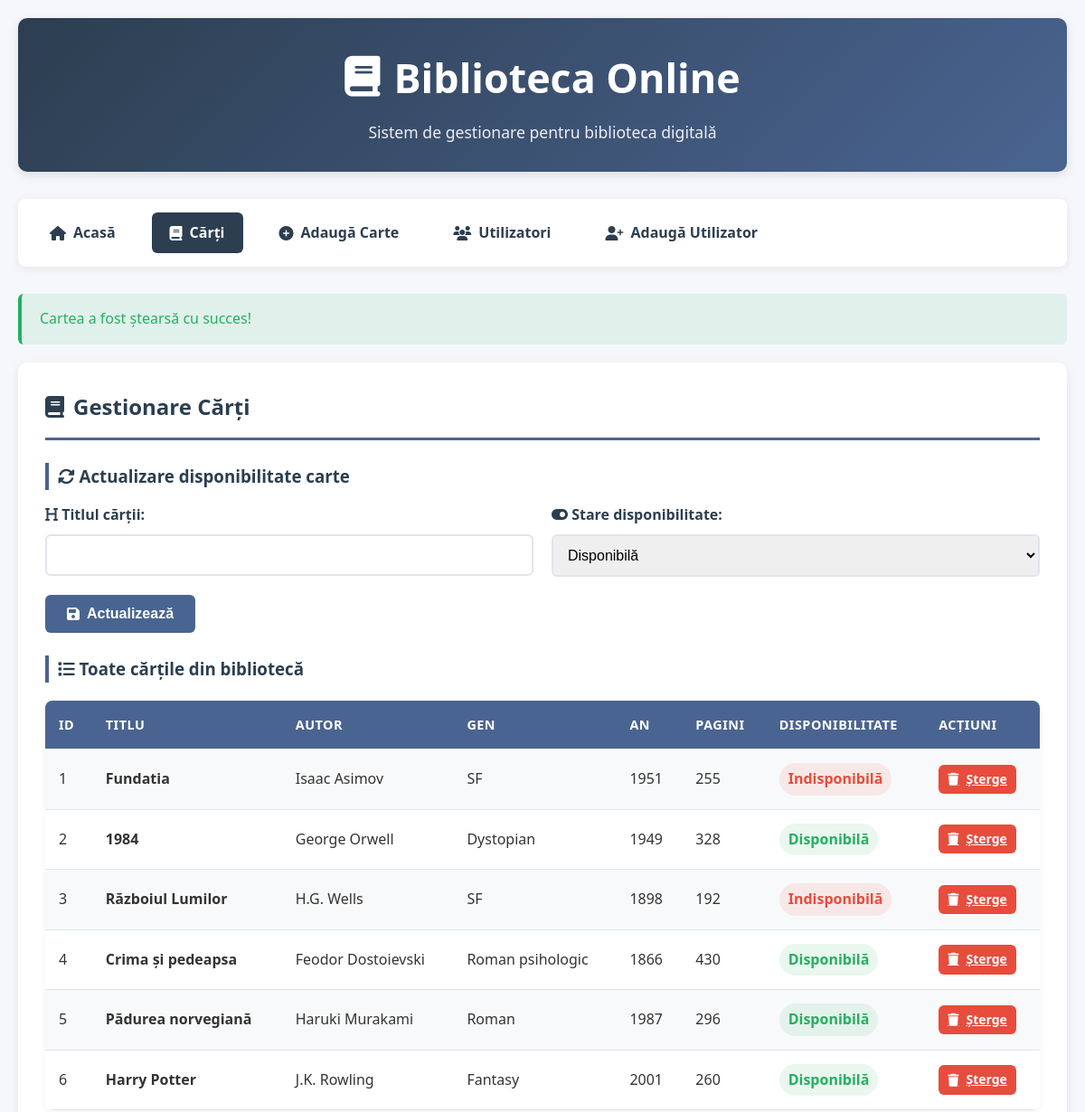
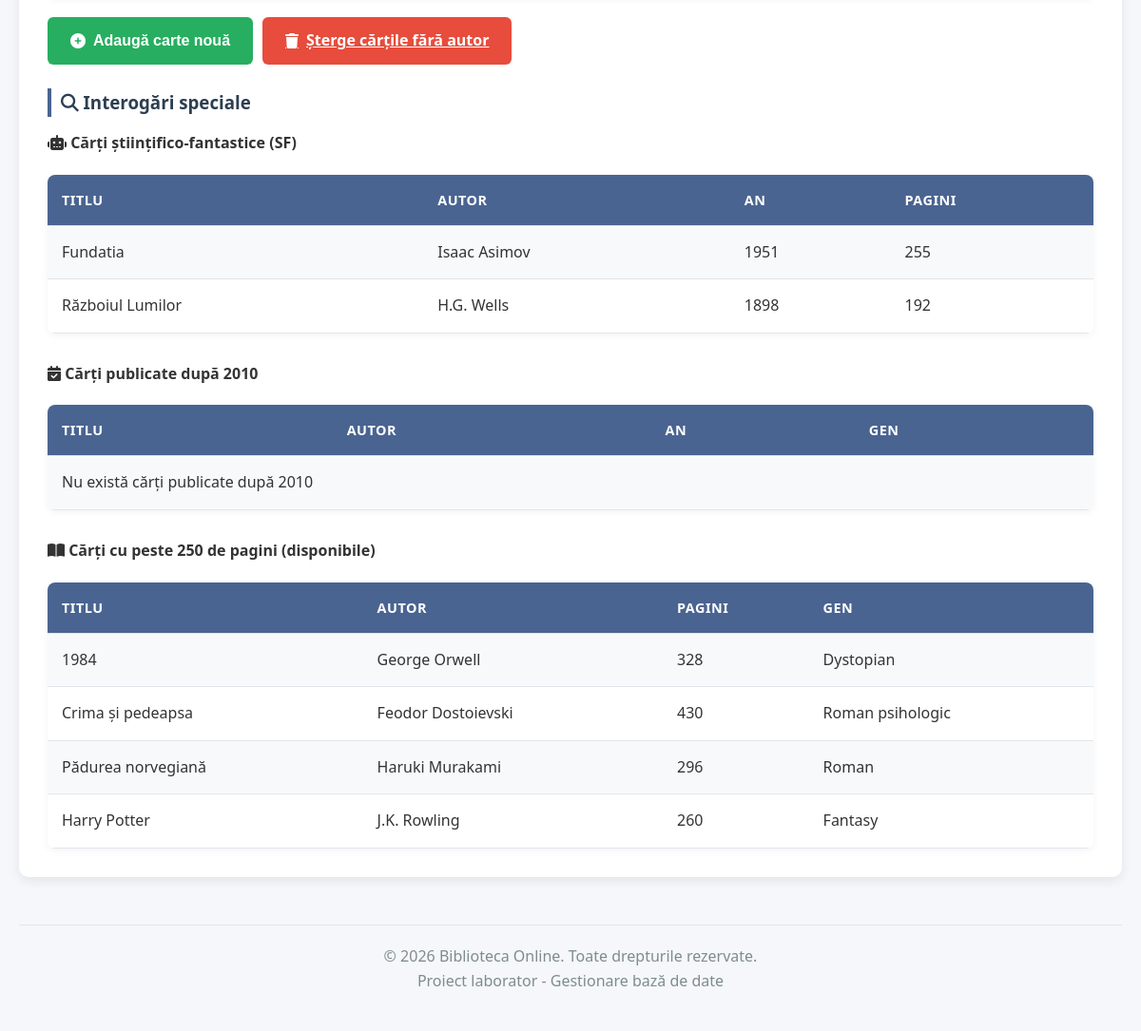
The app's page /index.php?pagina=carti&sterge_carte=1 with its own data (2 pictures, top to bottom).
### tables this page shows
CREATE TABLE `carti_biblioteca` (
  `id` int(11) NOT NULL,
  `titlu_carte` varchar(255) NOT NULL,
  `autor` varchar(255) DEFAULT NULL,
  `gen_literar` varchar(100) DEFAULT NULL,
  `an_publicare` int(11) DEFAULT NULL,
  `nr_pagini` int(11) DEFAULT NULL,
  `descriere` text DEFAULT NULL,
  `stare_disponibilitate` tinyint(1) DEFAULT 1
);

### pagina_carti.php (the view, shortened to what this page needs)
<?php
if (isset($_GET['sterge_carte'])) {
    $id = intval($_GET['sterge_carte']);
    $sql = "DELETE FROM carti_biblioteca WHERE id = ?";
    $stmt = $conn->prepare($sql);
    $stmt->bind_param("i", $id);
    if ($stmt->execute()) {
        afiseazaMesaj('success', 'Cartea a fost ștearsă cu succes!');
    } else {
        afiseazaMesaj('error', 'Eroare la ștergere: ' . $conn->error);
    }
}
?>
<div class="section">
    <h2><i class="fas fa-book"></i> Gestionare Cărți</h2>
    <h3><i class="fas fa-sync-alt"></i> Actualizare disponibilitate carte</h3>
    <form method="POST" action="index.php?pagina=carti">
        <div class="form-row">
            <div class="form-group">
                <label for="titlu_carte"><i class="fas fa-heading"></i> Titlul cărții:</label>
                <input type="text" id="titlu_carte" name="titlu_carte" required>
            </div>
            <div class="form-group">
                <label for="stare_disponibilitate"><i class="fas fa-toggle-on"></i> Stare disponibilitate:</label>
                <select id="stare_disponibilitate" name="stare_disponibilitate" required>
                    <option value="1">Disponibilă</option>
                </select>
            </div>
        </div>
        <button type="submit" name="actualizare_carte" class="btn">
            <i class="fas fa-save"></i> Actualizează
        </button>
    </form>
    <h3><i class="fas fa-list"></i> Toate cărțile din bibliotecă</h3>
    <table>
        <tr>
            <th>ID</th>
            <th>Titlu</th>
            <th>Autor</th>
            <th>Gen</th>
            <th>An</th>
            <th>Pagini</th>
            <th>Disponibilitate</th>
            <th>Acțiuni</th>
        </tr>
        <?php
        $sql = "SELECT * FROM carti_biblioteca";
        $result = $conn->query($sql);
        if ($result->num_rows > 0) {
            while($row = $result->fetch_assoc()) {
                $disponibilitate = $row['stare_disponibilitate'] ?
                    '<span class="available">Disponibilă</span>' :
                    '<span class="unavailable">Indisponibilă</span>';
                echo "<tr>
                        <td>{$row['id']}</td>
                        <td><strong>{$row['titlu_carte']}</strong></td>
                        <td>{$row['autor']}</td>
                        <td>{$row['gen_literar']}</td>
                        <td>{$row['an_publicare']}</td>
                        <td>{$row['nr_pagini']}</td>
                        <td>{$disponibilitate}</td>
                        <td>
                            <a href='index.php?pagina=carti&sterge_carte={$row['id']}'
                               onclick='return confirmaStergere(\"Sigur doriți să ștergeți cartea \\\"{$row['titlu_carte']}\\\"?\")'
                               class='btn btn-danger' style='padding: 5px 10px; font-size: 14px;'>
                                <i class='fas fa-trash'></i> Șterge
                            </a>
                        </td>
                      </tr>";
            }
        } else {
            echo "<tr><td colspan='8'>Nu există cărți în bibliotecă</td></tr>";
        }
        ?>
    </table>
    <div class="btn-group">
        <button onclick="window.location.href='index.php?pagina=adauga_carte'" class="btn btn-success">
            <i class="fas fa-plus-circle"></i> Adaugă carte nouă
        </button>
        <a href="index.php?pagina=carti&sterge_carti_fara_autor"
           onclick="return confirmaStergere('Sigur doriți să ștergeți toate cărțile fără autor?')"
           class="btn btn-danger">
            <i class="fas fa-trash"></i> Șterge cărțile fără autor
        </a>
    </div>
    <h3><i class="fas fa-search"></i> Interogări speciale</h3>
    <div style="margin-bottom: 30px;">
        <h4><i class="fas fa-robot"></i> Cărți științifico-fantastice (SF)</h4>
        <table>
            <tr>
                <th>Titlu</th>
                <th>Autor</th>
                <th>An</th>
                <th>Pagini</th>
            </tr>
            <?php
            $sql = "SELECT titlu_carte, autor, an_publicare, nr_pagini FROM carti_biblioteca WHERE gen_literar = 'SF'";
            $result = $conn->query($sql);
            if ($result->num_rows > 0) {
                while($row = $result->fetch_assoc()) {
                    echo "<tr>
                            <td>{$row['titlu_carte']}</td>
                            <td>{$row['autor']}</td>
                            <td>{$row['an_publicare']}</td>
                            <td>{$row['nr_pagini']}</td>
                          </tr>";
                }
            } else {
                echo "<tr><td colspan='4'>Nu există cărți SF</td></tr>";
            }
            ?>
        </table>
    </div>
    <div style="margin-bottom: 30px;">
        <h4><i class="fas fa-calendar-check"></i> Cărți publicate după 2010</h4>
        <table>
            <tr>
                <th>Titlu</th>
                <th>Autor</th>
                <th>An</th>
                <th>Gen</th>
            </tr>
            <?php
            $sql = "SELECT titlu_carte, autor, an_publicare, gen_literar FROM carti_biblioteca WHERE an_publicare > 2010";
            $result = $conn->query($sql);
            if ($result->num_rows > 0) {
                while($row = $result->fetch_assoc()) {
                    echo "<tr>
                            <td>{$row['titlu_carte']}</td>
                            <td>{$row['autor']}</td>
                            <td>{$row['an_publicare']}</td>
                            <td>{$row['gen_literar']}</td>
                          </tr>";
                }
            } else {
                echo "<tr><td colspan='4'>Nu există cărți publicate după 2010</td></tr>";
            }
            ?>
        </table>
    </div>
    <div>
        <h4><i class="fas fa-book-open"></i> Cărți cu peste 250 de pagini (disponibile)</h4>
        <table>
            <tr>
                <th>Titlu</th>
                <th>Autor</th>
                <th>Pagini</th>
                <th>Gen</th>
            </tr>
            <?php
            $sql = "SELECT titlu_carte, autor, nr_pagini, gen_literar FROM carti_biblioteca
                    WHERE nr_pagini > 250 AND stare_disponibilitate = 1";
            $result = $conn->query($sql);
            if ($result->num_rows > 0) {
                while($row = $result->fetch_assoc()) {
                    echo "<tr>
                            <td>{$row['titlu_carte']}</td>
                            <td>{$row['autor']}</td>
                            <td>{$row['nr_pagini']}</td>
                            <td>{$row['gen_literar']}</td>
                          </tr>";
                }
            } else {
                echo "<tr><td colspan='4'>Nu există cărți cu peste 250 de pagini disponibile</td></tr>";
            }
            ?>
        </table>
    </div>
</div>

### style.css (style rules this page uses)
* { margin: 0; padding: 0; box-sizing: border-box; }
body { font-family: 'Segoe UI', Tahoma, Geneva, Verdana, sans-serif; line-height: 1.6; margin: 0; background-color: #f5f7fa; color: #333; }
.section { background: white; border-radius: 10px; padding: 30px; margin-bottom: 30px; box-shadow: 0 4px 12px rgba(0,0,0,0.08); }
.section h2 { color: #2c3e50; border-bottom: 3px solid #4a6491; padding-bottom: 15px; margin-bottom: 25px; display: flex; align-items: center; gap: 10px; }
.section h3 { color: #2c3e50; margin: 25px 0 15px 0; padding-left: 10px; border-left: 4px solid #4a6491; }
.form-group { margin-bottom: 20px; }
.form-row { display: flex; gap: 20px; flex-wrap: wrap; }
.form-row .form-group { flex: 1; min-width: 200px; }
label { display: block; margin-bottom: 8px; font-weight: 600; color: #2c3e50; }
input, select, textarea { width: 100%; padding: 12px; border: 2px solid #e1e5eb; border-radius: 6px; font-size: 16px; transition: border-color 0.3s ease; }
.btn { background: #4a6491; color: white; padding: 12px 24px; border: none; border-radius: 6px; cursor: pointer; font-size: 16px; font-weight: 600; transition: all 0.3s ease; display: inline-flex; align-items: center; gap: 8px; }
.btn-danger { background: #e74c3c; }
.btn-success { background: #27ae60; }
.btn-group { display: flex; gap: 10px; flex-wrap: wrap; margin-top: 20px; }
table { width: 100%; border-collapse: separate; border-spacing: 0; margin-top: 20px; border-radius: 8px; overflow: hidden; box-shadow: 0 2px 8px rgba(0,0,0,0.05); }
th, td { padding: 15px; text-align: left; border-bottom: 1px solid #e1e5eb; }
th { background-color: #4a6491; color: white; font-weight: 600; text-transform: uppercase; font-size: 0.9rem; letter-spacing: 0.5px; }
tr { transition: background-color 0.2s ease; }
tr:nth-child(even) { background-color: #f8f9fa; }
.available { color: #27ae60; font-weight: 600; background-color: rgba(39, 174, 96, 0.1); padding: 5px 10px; border-radius: 20px; display: inline-block; }
.unavailable { color: #e74c3c; font-weight: 600; background-color: rgba(231, 76, 60, 0.1); padding: 5px 10px; border-radius: 20px; display: inline-block; }

### records on screen
carti_biblioteca: id "1", titlu_carte "Fundatia", autor "Isaac Asimov", gen_literar "SF", an_publicare "1951", nr_pagini "255", stare_disponibilitate "Indisponibilă"
carti_biblioteca: id "2", titlu_carte "1984", autor "George Orwell", gen_literar "Dystopian", an_publicare "1949", nr_pagini "328", stare_disponibilitate "Disponibilă"
carti_biblioteca: id "3", titlu_carte "Războiul Lumilor", autor "H.G. Wells", gen_literar "SF", an_publicare "1898", nr_pagini "192", stare_disponibilitate "Indisponibilă"
carti_biblioteca: id "4", titlu_carte "Crima și pedeapsa", autor "Feodor Dostoievski", gen_literar "Roman psihologic", an_publicare "1866", nr_pagini "430", stare_disponibilitate "Disponibilă"
carti_biblioteca: id "5", titlu_carte "Pădurea norvegiană", autor "Haruki Murakami", gen_literar "Roman", an_publicare "1987", nr_pagini "296", stare_disponibilitate "Disponibilă"
carti_biblioteca: id "6", titlu_carte "Harry Potter", autor "J.K. Rowling", gen_literar "Fantasy", an_publicare "2001", nr_pagini "260", stare_disponibilitate "Disponibilă"

### other values on screen
$mesaj "Cartea a fost ștearsă cu succes!"
